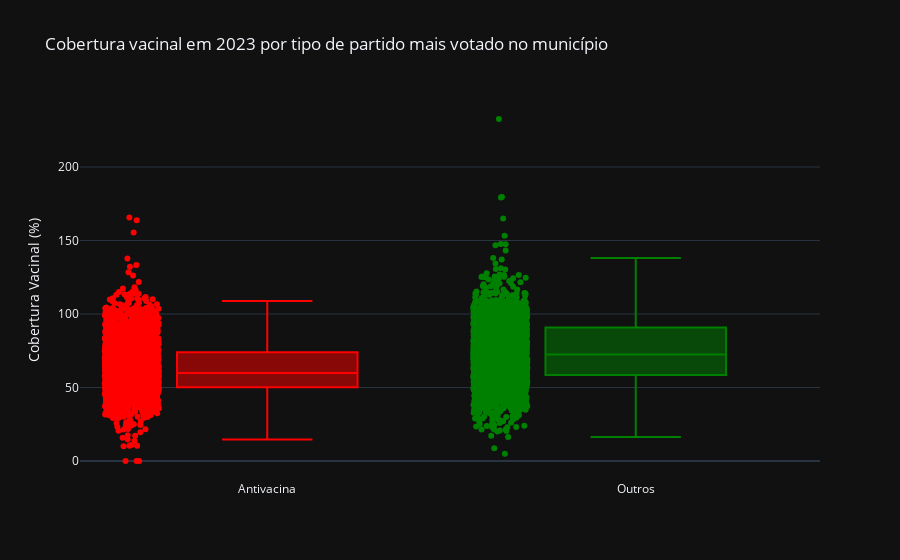

The notebook cell this image was saved under:
### Code cell
# Traduz booleanos para rótulos mais amigáveis
df['Partido_Antivacina'] = df['ANTIVACINA'].map({True: 'Antivacina', False: 'Outros'})

fig = px.box(
    df,
    x='Partido_Antivacina',
    y='COBERTURA_VACINAL',
    color='Partido_Antivacina',
    hover_data=['MUNICIPIO', 'SG_PARTIDO'],
    title='Cobertura vacinal em 2023 por tipo de partido mais votado no município',
    labels={'COBERTURA_VACINAL': 'Cobertura Vacinal (%)', 'Partido_Antivacina': '', 'MUNICIPIO': 'Município'},
    points="all",  # mostra os pontos individuais
    color_discrete_map={'Antivacina': 'red', 'Outros': 'green'}
)

fig.update_layout(showlegend=False)
fig.show()

### Figure 1 — Plotly figure (JSON) as saved in the notebook; plotly's stock layout.template omitted (floating-point values rounded to 4 significant figures; data arrays with more than 128 entries replaced by an {"elided": "..."} marker saying what was removed)
{"data": [{"alignmentgroup": "True", "boxpoints": "all", "customdata": {"elided": "2359x2 str values"}, "hovertemplate": "=%{x}<br>Cobertura Vacinal (%)=%{y}<br>Município=%{customdata[0]}<br>SG_PARTIDO=%{customdata[1]}<extra></extra>", "legendgroup": "Antivacina", "marker": {"color": "red"}, "name": "Antivacina", "notched": false, "offsetgroup": "Antivacina", "orientation": "v", "showlegend": true, "x": {"elided": "2359 str values"}, "x0": " ", "xaxis": "x", "y": {"elided": "2359 float values"}, "y0": " ", "yaxis": "y", "type": "box"}, {"alignmentgroup": "True", "boxpoints": "all", "customdata": {"elided": "3143x2 str values"}, "hovertemplate": "=%{x}<br>Cobertura Vacinal (%)=%{y}<br>Município=%{customdata[0]}<br>SG_PARTIDO=%{customdata[1]}<extra></extra>", "legendgroup": "Outros", "marker": {"color": "green"}, "name": "Outros", "notched": false, "offsetgroup": "Outros", "orientation": "v", "showlegend": true, "x": {"elided": "3143 str values"}, "x0": " ", "xaxis": "x", "y": {"elided": "3143 float values"}, "y0": " ", "yaxis": "y", "type": "box"}], "layout": {"xaxis": {"anchor": "y", "domain": [0.0, 1.0], "title": {"text": ""}, "categoryorder": "array", "categoryarray": ["Antivacina", "Outros"]}, "yaxis": {"anchor": "x", "domain": [0.0, 1.0], "title": {"text": "Cobertura Vacinal (%)"}}, "legend": {"title": {"text": ""}, "tracegroupgap": 0}, "title": {"text": "Cobertura vacinal em 2023 por tipo de partido mais votado no município"}, "boxmode": "overlay", "showlegend": false}}
